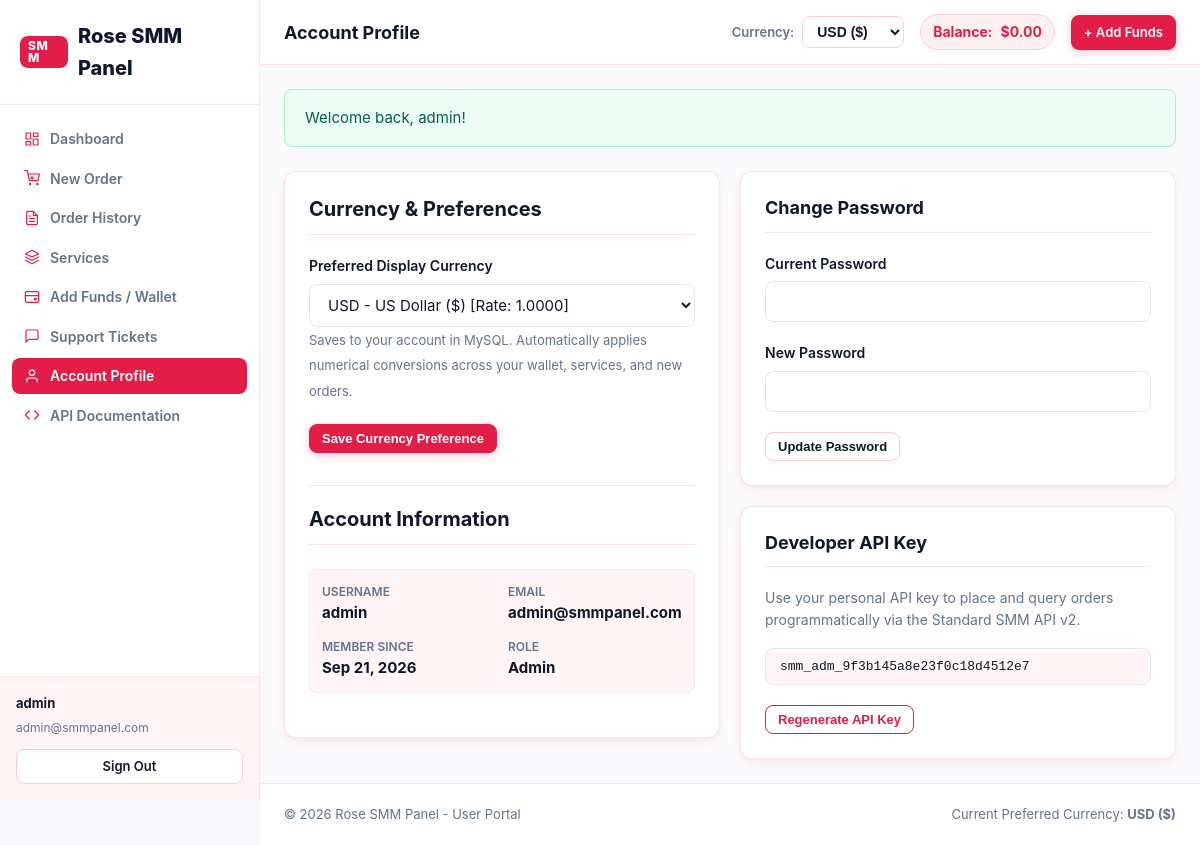
Screenshot of /profile (signed in) with the database file from the repository.
### tables this page shows
CREATE TABLE `users` (
  `id` INT AUTO_INCREMENT PRIMARY KEY,
  `username` VARCHAR(64) NOT NULL UNIQUE,
  `email` VARCHAR(191) NOT NULL UNIQUE,
  `password` VARCHAR(255) NOT NULL,
  `role` ENUM('user', 'admin') NOT NULL DEFAULT 'user',
  `balance` DECIMAL(15, 4) NOT NULL DEFAULT 0.0000,
  `currency_code` VARCHAR(10) NOT NULL DEFAULT 'USD',
  `api_key` VARCHAR(64) UNIQUE NULL,
  `status` ENUM('active', 'suspended', 'pending') NOT NULL DEFAULT 'active',
  `reset_token` VARCHAR(64) NULL,
  `reset_expires` DATETIME NULL,
  `created_at` TIMESTAMP NOT NULL DEFAULT CURRENT_TIMESTAMP,
  `updated_at` TIMESTAMP NOT NULL DEFAULT CURRENT_TIMESTAMP ON UPDATE CURRENT_TIMESTAMP,
  INDEX `idx_users_role` (`role`),
  INDEX `idx_users_status` (`status`)
);

CREATE TABLE `currencies` (
  `id` INT AUTO_INCREMENT PRIMARY KEY,
  `code` VARCHAR(10) NOT NULL UNIQUE,
  `name` VARCHAR(64) NOT NULL,
  `symbol` VARCHAR(10) NOT NULL,
  `rate` DECIMAL(15, 6) NOT NULL DEFAULT 1.000000,
  `is_default` TINYINT(1) NOT NULL DEFAULT 0,
  `status` ENUM('active', 'inactive') NOT NULL DEFAULT 'active',
  `updated_at` TIMESTAMP NOT NULL DEFAULT CURRENT_TIMESTAMP ON UPDATE CURRENT_TIMESTAMP
);

### includes/functions.php (called while the page is built, shortened)
<?php
require_once __DIR__ . '/../db.php';
function e(?string $string): string {
    return htmlspecialchars($string ?? '', ENT_QUOTES, 'UTF-8');
}
function get_setting(string $key, ?string $default = null): ?string {
    static $settingsCache = null;
    if ($settingsCache === null) {
        $rows = DB::fetchAll("SELECT setting_key, setting_value FROM settings");
        $settingsCache = [];
        foreach ($rows as $row) {
            $settingsCache[$row['setting_key']] = $row['setting_value'];
        }
    }
    return $settingsCache[$key] ?? $default;
}
function flash_get(): ?array {
    if (isset($_SESSION['flash'])) {
        $flash = $_SESSION['flash'];
        return $flash;
    }
    return null;
}
function format_date(?string $datetime, string $format = 'M d, Y h:i A'): string {
    try {
        $dt = new DateTime($datetime);
        return $dt->format($format);
    } catch (Exception $e) {
        return e($datetime);
    }
}

### db.php (called while the page is built, shortened)
<?php
class DB {
    private static ?PDO $instance = null;
    public static function getConnection(): PDO {
        if (self::$instance === null) {
            $dsn = sprintf(
                'mysql:host=%s;port=%s;dbname=%s;charset=utf8mb4',
                DB_HOST,
                DB_PORT,
                DB_NAME
            );
            $options = [
                PDO::ATTR_ERRMODE            => PDO::ERRMODE_EXCEPTION,
                PDO::ATTR_DEFAULT_FETCH_MODE => PDO::FETCH_ASSOC,
                PDO::ATTR_EMULATE_PREPARES   => false,
                PDO::MYSQL_ATTR_INIT_COMMAND => "SET NAMES utf8mb4 COLLATE utf8mb4_unicode_ci"
            ];
            try {
                self::$instance = new PDO($dsn, DB_USER, DB_PASS, $options);
            } catch (PDOException $e) {
                error_log("Database Connection Error: " . $e->getMessage());
                http_response_code(500);
                die("<div style='font-family:system-ui;padding:40px;max-width:500px;margin:50px auto;border-radius:12px;background:#fff;border:1px solid #fecdd3;color:#9f1239;'>
                    <h2 style='margin-top:0;'>Database Connection Required</h2>
                    <p>Unable to connect to the MySQL database. Please verify your database configuration in <code>config.php</code> or <code>.env</code>.</p>
                </div>");
            }
        }
        return self::$instance;
    }
    public static function query(string $sql, array $params = []): PDOStatement {
        $stmt = self::getConnection()->prepare($sql);
        $stmt->execute($params);
        return $stmt;
    }
    public static function fetch(string $sql, array $params = []): ?array {
        $stmt = self::query($sql, $params);
        $result = $stmt->fetch();
        return $result ?: null;
    }
    public static function fetchAll(string $sql, array $params = []): array {
        $stmt = self::query($sql, $params);
        return $stmt->fetchAll();
    }
}

### includes/auth.php (called while the page is built, shortened)
<?php
require_once __DIR__ . '/../db.php';
require_once __DIR__ . '/functions.php';
class Auth {
    private static ?array $currentUser = null;
    public static function check(): bool {
        return !empty($_SESSION['user_id']);
    }
    public static function user(): ?array {
        if (self::$currentUser === null) {
            $user = DB::fetch(
                "SELECT u.*, c.symbol as currency_symbol, c.rate as currency_rate, c.name as currency_name
                 FROM users u
                 LEFT JOIN currencies c ON u.currency_code = c.code
                 WHERE u.id = ? LIMIT 1",
                [$_SESSION['user_id']]
            );
            if ($user && $user['status'] === 'active') {
                self::$currentUser = $user;
            } else {
                self::logout();
                return null;
            }
        }
        return self::$currentUser;
    }
}

### includes/currency.php (called while the page is built, shortened)
<?php
require_once __DIR__ . '/../db.php';
class Currency {
    private static ?array $currencyCache = null;
    public static function getAllActive(): array {
        if (self::$currencyCache === null) {
            self::$currencyCache = DB::fetchAll("SELECT * FROM currencies WHERE status = 'active' ORDER BY is_default DESC, code ASC");
        }
        return self::$currencyCache;
    }
    public static function get(string $code): ?array {
        $currencies = self::getAllActive();
        foreach ($currencies as $c) {
            if ($c['code'] === $code) {
                return $c;
            }
        }
        return DB::fetch("SELECT * FROM currencies WHERE code = ? LIMIT 1", [$code]);
    }
    public static function getUserCurrency(?array $user = null): array {
        if ($user && !empty($user['currency_code'])) {
            $curr = self::get($user['currency_code']);
            if ($curr) {
                return $curr;
            }
        }
        $default = DB::fetch("SELECT * FROM currencies WHERE is_default = 1 AND status = 'active' LIMIT 1");
        return $default ?: self::getBaseCurrency();
    }
    public static function format(float $amountUsd, ?array $currency = null, int $decimals = 2): string {
        $rate = (float)($currency['rate'] ?? 1.0);
        $symbol = $currency['symbol'] ?? '$';
        $converted = round($amountUsd * $rate, 4);
        return $symbol . number_format($converted, $decimals);
    }
}

### themes/classic/views/user/profile.php (the view, shortened to what this page needs)
<?php
$pageTitle = 'Account Profile';
$currentPage = 'profile';
require __DIR__ . '/header.php';
?>
<div class="grid grid-cols-2" style="align-items: start;">
  <div class="card" id="profile_settings_card">
    <div class="card-header">
      <h3 class="card-title">Currency & Preferences</h3>
    </div>
    <form method="POST" action="/user/currency" style="margin-bottom: 2rem;">
      <div class="form-group">
        <label for="pref_currency" class="form-label">Preferred Display Currency</label>
        <select id="pref_currency" name="currency" class="form-control">
          <?php foreach ($activeCurrencies as $c): ?>
            <option value="<?= e($c['code']) ?>" <?= $user['currency_code'] === $c['code'] ? 'selected' : '' ?>>
              <?= e($c['code']) ?> - <?= e($c['name']) ?> (<?= e($c['symbol']) ?>) [Rate: <?= number_format($c['rate'], 4) ?>]
            </option>
          <?php endforeach; ?>
        </select>
        <span class="form-text">
          Saves to your account in MySQL. Automatically applies numerical conversions across your wallet, services, and new orders.
        </span>
      </div>
      <button type="submit" class="btn btn-primary btn-sm">
        Save Currency Preference
      </button>
    </form>
    <div class="card-header" style="border-top: 1px solid var(--rose-100); padding-top: 1.25rem;">
      <h3 class="card-title">Account Information</h3>
    </div>
    <div class="item-meta-grid" style="margin-bottom: 1.25rem;">
      <div class="meta-box">
        <span class="meta-label">Username</span>
        <span class="meta-val"><?= e($user['username']) ?></span>
      </div>
      <div class="meta-box">
        <span class="meta-label">Email</span>
        <span class="meta-val"><?= e($user['email']) ?></span>
      </div>
      <div class="meta-box">
        <span class="meta-label">Member Since</span>
        <span class="meta-val"><?= format_date($user['created_at'], 'M d, Y') ?></span>
      </div>
      <div class="meta-box">
        <span class="meta-label">Role</span>
        <span class="meta-val" style="text-transform: capitalize;"><?= e($user['role']) ?></span>
      </div>
    </div>
  </div>
  <div style="display: flex; flex-direction: column; gap: 1.25rem;">
    <div class="card" id="change_password_card">
      <div class="card-header">
        <h4 class="card-title" style="font-size: 1.125rem;">Change Password</h4>
      </div>
      <form method="POST" action="/profile/password" id="change_password_form">
        <div class="form-group">
          <label for="current_password" class="form-label">Current Password</label>
          <input type="password" id="current_password" name="current_password" class="form-control" required>
        </div>
        <div class="form-group">
          <label for="new_password" class="form-label">New Password</label>
          <input type="password" id="new_password" name="new_password" class="form-control" required minlength="6">
        </div>
        <button type="submit" class="btn btn-secondary btn-sm">
          Update Password
        </button>
      </form>
    </div>
    <div class="card" id="api_key_card">
      <div class="card-header">
        <h4 class="card-title" style="font-size: 1.125rem;">Developer API Key</h4>
      </div>
      <p style="font-size: 0.875rem; color: var(--text-muted); margin-bottom: 1rem;">
        Use your personal API key to place and query orders programmatically via the Standard SMM API v2.
      </p>
      <div class="form-group">
        <input type="text" readonly value="<?= e($user['api_key'] ?? 'No API key generated') ?>" class="form-control" style="font-family: monospace; font-size: 0.8125rem; background: var(--bg-subtle);">
      </div>
      <form method="POST" action="/profile/api-key">
        <button type="submit" class="btn btn-outline-rose btn-sm" onclick="return confirm('Regenerate your API key? Any existing scripts using the old key will stop working.')">
          Regenerate API Key
        </button>
      </form>
    </div>
  </div>
</div>
<?php require __DIR__ . '/footer.php'; ?>

### themes/classic/views/user/header.php (shortened to what this page needs)
<?php
require_once __DIR__ . '/../../../../includes/auth.php';
require_once __DIR__ . '/../../../../includes/currency.php';
$user = Auth::user();
$userCurrency = Currency::getUserCurrency($user);
$activeCurrencies = Currency::getAllActive();
$currentPage = $currentPage ?? 'dashboard';
?>
<!DOCTYPE html>
<html lang="en">
<head>
  <link rel="stylesheet" href="/themes/classic/assets/css/style.css">
</head>
<body>
<div class="panel-wrapper">
  <?php require __DIR__ . '/sidebar.php'; ?>
  <div class="panel-main">
    <header class="panel-topbar" id="user_topbar">
      <div style="display: flex; align-items: center; gap: 0.75rem;">
        <h2 style="font-size: 1.125rem; font-weight: 700; margin: 0;"><?= e($pageTitle ?? 'Dashboard') ?></h2>
      </div>
      <div style="display: flex; align-items: center; gap: 1rem; flex-wrap: wrap;">
        <form method="POST" action="/user/currency" class="currency-selector-form" id="user_currency_form">
          <label for="user_currency_select" style="font-size: 0.8125rem; font-weight: 600; color: var(--text-muted);">Currency:</label>
          <select name="currency" id="user_currency_select" class="currency-select" onchange="this.form.submit()">
            <?php foreach ($activeCurrencies as $c): ?>
              <option value="<?= e($c['code']) ?>" <?= $user['currency_code'] === $c['code'] ? 'selected' : '' ?>>
                <?= e($c['code']) ?> (<?= e($c['symbol']) ?>)
              </option>
            <?php endforeach; ?>
          </select>
        </form>
        <div class="user-balance-pill" id="user_wallet_pill">
          <span>Balance:</span>
          <span><?= Currency::format((float)$user['balance'], $userCurrency) ?></span>
        </div>
        <a href="/add-funds" class="btn btn-primary btn-sm" id="topbar_add_funds_btn">+ Add Funds</a>
      </div>
    </header>
    <div class="panel-content">
      <?php if ($flash = flash_get()): ?>
        <div class="alert alert-<?= e($flash['type']) ?>" id="user_flash_alert">
          <span><?= e($flash['message']) ?></span>
        </div>
      <?php endif; ?>

### themes/classic/views/user/sidebar.php
<?php
$currentPage = $currentPage ?? 'dashboard';
$siteName = e(get_setting('site_name', 'Rose SMM Panel'));
?>
<aside class="panel-sidebar" id="user_sidebar">
  <div class="sidebar-header">
    <a href="/dashboard" class="brand-logo" id="user_sidebar_logo">
      <span class="brand-badge">SMM</span>
      <span><?= $siteName ?></span>
    </a>
  </div>
  <nav class="sidebar-nav" id="user_sidebar_nav">
    <a href="/dashboard" class="nav-link <?= $currentPage === 'dashboard' ? 'active' : '' ?>" id="link_dashboard">
      <?= SMMIcons::getNavIcon('dashboard') ?>
      <span>Dashboard</span>
    </a>
    <a href="/new-order" class="nav-link <?= $currentPage === 'new_order' ? 'active' : '' ?>" id="link_new_order">
      <?= SMMIcons::getNavIcon('new_order') ?>
      <span>New Order</span>
    </a>
    <a href="/orders" class="nav-link <?= $currentPage === 'orders' ? 'active' : '' ?>" id="link_orders">
      <?= SMMIcons::getNavIcon('orders') ?>
      <span>Order History</span>
    </a>
    <a href="/user/services" class="nav-link <?= $currentPage === 'services' ? 'active' : '' ?>" id="link_services">
      <?= SMMIcons::getNavIcon('services') ?>
      <span>Services</span>
    </a>
    <a href="/add-funds" class="nav-link <?= $currentPage === 'add_funds' ? 'active' : '' ?>" id="link_add_funds">
      <?= SMMIcons::getNavIcon('add_funds') ?>
      <span>Add Funds / Wallet</span>
    </a>
    <a href="/tickets" class="nav-link <?= $currentPage === 'tickets' ? 'active' : '' ?>" id="link_tickets">
      <?= SMMIcons::getNavIcon('tickets') ?>
      <span>Support Tickets</span>
    </a>
    <a href="/profile" class="nav-link <?= $currentPage === 'profile' ? 'active' : '' ?>" id="link_profile">
      <?= SMMIcons::getNavIcon('profile') ?>
      <span>Account Profile</span>
    </a>
    <a href="/api-docs" class="nav-link <?= $currentPage === 'api_docs' ? 'active' : '' ?>" id="link_api_docs">
      <?= SMMIcons::getNavIcon('api_docs') ?>
      <span>API Documentation</span>
    </a>
  </nav>
  <div class="sidebar-footer">
    <div style="font-size: 0.8125rem; font-weight: 700; color: var(--text-main); margin-bottom: 0.25rem;">
      <?= e($user['username']) ?>
    </div>
    <div style="font-size: 0.75rem; color: var(--text-muted); margin-bottom: 0.75rem;">
      <?= e($user['email']) ?>
    </div>
    <a href="/logout" class="btn btn-secondary btn-sm btn-block" id="user_logout_btn">
      Sign Out
    </a>
  </div>
</aside>

### themes/classic/views/user/footer.php (shortened to what this page needs)
<?php
$siteName = e(get_setting('site_name', 'Rose SMM Panel'));
?>
    </div>
    <footer class="panel-footer" id="user_panel_footer">
      <span>&copy; <?= date('Y') ?> <?= $siteName ?> - User Portal</span>
      <span>Current Preferred Currency: <strong><?= e($userCurrency['code']) ?> (<?= e($userCurrency['symbol']) ?>)</strong></span>
    </footer>
  </div>
</div>
</body>
</html>

### rows the page displays
users: username "admin", email "admin@smmpanel.com", currency "USD ($)", balance.rate "$0.00", currency "USD - US Dollar ($) [Rate: 1.0000]", created_at "Sep 21, 2026", role "Admin", api_key "smm_adm_9f3b145a8e23f0c18d4512e7"
currencies: code "USD", symbol "$"

### other values shown
$siteName "Rose SMM Panel"
$pageTitle "Account Profile"
$flash['message'] "Welcome back, admin!"
